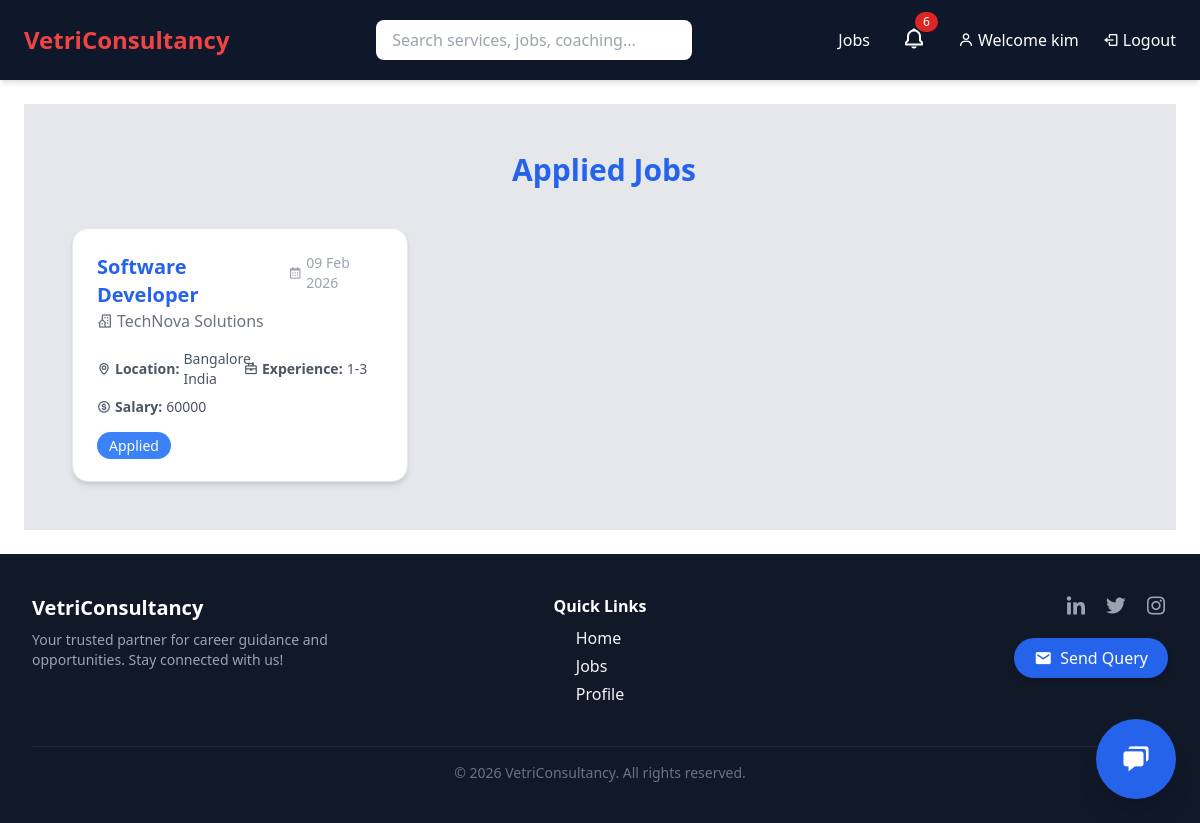
/applied-jobs/ (signed in), run on the app's committed database.
### VCS/models.py (models this page shows, shortened)
class JobApplication(models.Model):
    STATUS_CHOICES = [
        ('APPLIED', 'Applied'),
        ('VIEWED', 'Viewed by Recruiter'),
        ('WAITING', 'Waiting for Recruiter Action'),
        ('REJECTED', 'Rejected'),
        ('HIRED', 'Hired'),
    ]
    user = models.ForeignKey(User, on_delete=models.CASCADE)
    job = models.ForeignKey(Job, on_delete=models.CASCADE)
    applied_at = models.DateTimeField(auto_now_add=True)
    status = models.CharField(max_length=20, choices=STATUS_CHOICES, default='APPLIED')
    updated_at = models.DateTimeField(auto_now=True)
    resume = models.FileField(upload_to='resumes/', blank=True, null=True)
    class Meta:
        unique_together = ('user', 'job')

class Job(models.Model):
    EXPERIENCE_CHOICES = [
        ('FRESHER', 'Fresher'),
        ('1-3', '1–3 Years'),
        ('3-5', '3–5 Years'),
        ('5+', '5+ Years'),
    ]
    company_name = models.CharField(max_length=200, db_index=True)
    job_title = models.CharField(max_length=200, db_index=True)
    location = models.CharField(max_length=100, db_index=True)
    experience = models.CharField(
        max_length=10,
        choices=EXPERIENCE_CHOICES,
        db_index=True
    )
    salary_range = models.IntegerField(help_text="Monthly salary", db_index=True)
    is_remote = models.BooleanField(default=False)
    eligibility = models.TextField()
    job_description = models.TextField()
    posted_at = models.DateTimeField(auto_now_add=True, db_index=True)
    saved_by = models.ManyToManyField(User, blank=True, related_name='saved_jobs')
    applied_by = models.ManyToManyField(User, through='JobApplication', related_name='applied_jobs')
    class Meta:
        indexes = [
            models.Index(fields=['job_title']),
            models.Index(fields=['location']),
            models.Index(fields=['experience']),
            models.Index(fields=['salary_range']),
        ]

### VCS/views.py (the view)
# urls.py: path('applied-jobs/', applied_jobs, name='applied_jobs'),
@login_required
def applied_jobs(request):
    applications = JobApplication.objects.filter(user=request.user).select_related('job').order_by('-applied_at')
    return render(request, 'applied_jobs.html', {'applications': applications})

### VCS/context_processors.py (called while the page is built)
def notification_count(request):
    if request.user.is_authenticated:
        unread_count = Notification.objects.filter(
            user=request.user,
            is_read=False
        ).count()
        latest_notifications = Notification.objects.filter(
            user=request.user
        ).order_by('-created_at')[:5]
    else:
        unread_count = 0
        latest_notifications = []
    return {
        'notification_count': unread_count,
        'latest_notifications': latest_notifications,
    }

### VCS/templates/applied_jobs.html (shortened to what this page needs)
{% extends 'base.html' %}
{% block content %}
<link href="https://unpkg.com/boxicons@2.1.4/css/boxicons.min.css" rel="stylesheet">
<div class="px-4 sm:px-6 lg:px-12 py-12 bg-gray-200">
    <h1 class="text-3xl font-bold mb-10 text-center text-blue-600 flex items-center justify-center gap-2">
         Applied Jobs
    </h1>
    {% if applications %}
    <div class="max-w-7xl mx-auto grid gap-6 sm:grid-cols-1 md:grid-cols-2 lg:grid-cols-3">
        {% for app in applications %}
        <a href="{% url 'application_tracker' app.id %}" class="block group">
            <div class="bg-white border rounded-2xl p-6 shadow-md hover:shadow-xl
                        transition-transform transform hover:-translate-y-1 hover:scale-102
                        hover:bg-indigo-50 cursor-pointer h-full flex flex-col justify-between">
                <div class="flex justify-between items-start">
                    <div>
                        <h2 class="text-xl font-semibold text-blue-600 group-hover:text-indigo-600 transition">
                            {{ app.job.job_title }}
                        </h2>
                        <p class="text-gray-500 flex items-center gap-1">
                            <i class='bx bx-building-house'></i> {{ app.job.company_name }}
                        </p>
                    </div>
                    <span class="text-sm text-gray-400 flex items-center gap-1">
                        <i class='bx bx-calendar'></i> {{ app.applied_at|date:"d M Y" }}
                    </span>
                </div>
                <div class="grid md:grid-cols-2 gap-2 mt-4 text-sm text-gray-600">
                    <p class="flex items-center gap-1"><i class='bx bx-map'></i> <strong>Location:</strong> {{ app.job.location }}</p>
                    <p class="flex items-center gap-1"><i class='bx bx-briefcase'></i> <strong>Experience:</strong> {{ app.job.experience }}</p>
                    <p class="flex items-center gap-1"><i class='bx bx-dollar-circle'></i> <strong>Salary:</strong> {{ app.job.salary_range }}</p>
                </div>
                <div class="mt-4">
                    <span class="
                        px-3 py-1 rounded-full text-white text-sm font-medium
                        {% if app.status == 'APPLIED' %} bg-blue-500
                        {% elif app.status == 'VIEWED' %} bg-yellow-500
                        {% elif app.status == 'WAITING' %} bg-purple-500
                        {% elif app.status == 'REJECTED' %} bg-red-500
                        {% elif app.status == 'HIRED' %} bg-green-500
                        {% endif %}">
                        {{ app.get_status_display }}
                    </span>
                </div>
            </div>
        </a>
        {% endfor %}
    </div>
    {% else %}
    <p class="text-center text-gray-500 mt-10 flex items-center justify-center gap-2">
        <i class='bx bx-info-circle text-lg'></i> You haven’t applied to any jobs yet.
    </p>
    {% endif %}
</div>
{% endblock %}

### VCS/templates/base.html (shortened to what this page needs)
<!DOCTYPE html>
<html lang="en" x-data="{ open: false, openQuery:false }">
<head>
    <script src="https://cdn.tailwindcss.com"></script>
    <link href="https://unpkg.com/boxicons@2.1.4/css/boxicons.min.css" rel="stylesheet">
    <link href="https://cdn.jsdelivr.net/npm/fullcalendar@6.1.11/index.global.min.css" rel="stylesheet">
</head>
<body class="flex flex-col min-h-screen">
    <header class="bg-slate-900 text-white px-6 py-4 flex flex-col md:flex-row md:items-center md:justify-between shadow-md">
    <div class="flex justify-between items-center w-full md:w-auto">
        <a href="/" class="text-2xl font-bold text-red-500 hover:text-red-600 transition-colors duration-200">
            VetriConsultancy
        </a>
    </div>
    <div :class="{'block': open, 'hidden': !open}" class="w-full mt-4 md:mt-0 md:flex md:items-center md:justify-between">
        <form action="/search/" method="get" class="w-full md:w-1/3 mx-auto mb-3 md:mb-0">
            <input type="text" name="q"
                   placeholder="Search services, jobs, coaching..."
                   class="w-full px-4 py-2 rounded-lg text-black focus:outline-none focus:ring-2 focus:ring-blue-500 transition shadow-sm">
        </form>
        <nav class="flex flex-col md:flex-row md:items-center space-y-2 md:space-y-0 md:space-x-6 text-sm md:text-base">
            <a href="/jobs/" class="hover:text-blue-400 transition duration-200">Jobs</a>
            {% if user.is_authenticated %}
            <div class="relative" id="notification-container">
                <button onclick="toggleNotifications()" class="relative text-2xl p-2 rounded hover:bg-slate-800 transition focus:outline-none">
                    <i class='bx bx-bell'></i>
                    {% if notification_count > 0 %}
                    <span class="absolute -top-1 -right-1 bg-red-600 text-white text-xs px-2 py-0.5 rounded-full">
                        {{ notification_count }}
                    </span>
                    {% endif %}
                </button>
            </div>
            {% if user.is_superuser or user.is_staff %}
            <a href="{% url 'admin_dashboard' %}" class="flex items-center gap-1 hover:text-yellow-400 transition duration-200">
                <i class='bx bx-tachometer'></i> Dashboard
            </a>
            {% else %}
            <a href="{% url 'profile' %}" class="flex items-center gap-1 hover:text-blue-400 transition duration-200">
                <i class='bx bx-user'></i> Welcome {{ user.username }}
            </a>
            {% endif %}
            <form method="post" action="{% url 'logout' %}" class="inline">
                <button type="submit" class="flex items-center gap-1 hover:text-red-400 transition duration-200">
                    <i class='bx bx-log-out'></i> Logout
                </button>
            </form>
            {% endif %}
        </nav>
    </div>
</header>
<main class="flex-grow px-4 md:px-6 py-6">
    {% block content %}{% endblock %}
</main>
<footer class="bg-gray-900 text-gray-100 py-10">
    <div class="max-w-7xl mx-auto px-4 sm:px-6 lg:px-8">
        <div class="grid grid-cols-1 sm:grid-cols-3 gap-8">
            <div class="flex flex-col items-center sm:items-start text-center sm:text-left">
                <h2 class="text-xl font-bold text-white mb-2">VetriConsultancy</h2>
                <p class="text-gray-400 text-sm">
                    Your trusted partner for career guidance and opportunities.
                    Stay connected with us!
                </p>
            </div>
            <div class="flex flex-col items-center">
                <h3 class="text-white font-semibold mb-2">Quick Links</h3>
                <ul class="space-y-1">
                    {% if user.is_superuser %}
                    <li><a href="/" class="hover:text-blue-500 transition-colors duration-200">Home</a></li>
                    <li><a href="/jobs" class="hover:text-blue-500 transition-colors duration-200">Jobs</a></li>
                    {% else %}
                    <li><a href="/" class="hover:text-blue-500 transition-colors duration-200">Home</a></li>
                    <li><a href="/jobs" class="hover:text-blue-500 transition-colors duration-200">Jobs</a></li>
                    <li><a href="/profile" class="hover:text-blue-500 transition-colors duration-200">Profile</a></li>
                    {% endif %}
                </ul>
            </div>
            <div class="flex flex-col items-center sm:items-end text-center sm:text-right space-y-4">
                <div class="flex space-x-4 justify-center sm:justify-end">
                    <a href="#" class="text-gray-400 hover:text-blue-600 transition-colors duration-200">
                        <i class='bx bxl-linkedin text-2xl'></i>
                    </a>
                    <a href="#" class="text-gray-400 hover:text-sky-400 transition-colors duration-200">
                        <i class='bx bxl-twitter text-2xl'></i>
                    </a>
                    <a href="#" class="text-gray-400 hover:text-pink-500 transition-colors duration-200">
                        <i class='bx bxl-instagram text-2xl'></i>
                    </a>
                </div>
                {% if user.is_authenticated and not user.is_superuser and not user.is_staff %}
                <button @click="openQuery=true"
                        class="bg-blue-600 hover:bg-blue-700 text-white px-5 py-2 rounded-full flex items-center gap-2 shadow-md hover:shadow-xl transition-all duration-300 transform hover:-translate-y-1 hover:scale-105">
                    <i class='bx bxs-envelope text-lg'></i>
                    <span class="font-medium">Send Query</span>
                </button>
                {% endif %}
            </div>
        </div>
        <div class="mt-10 border-t border-gray-800 pt-4 text-center text-gray-500 text-sm">
            © 2026 VetriConsultancy. All rights reserved.
        </div>
    </div>
</footer>
{% if user.is_authenticated and not user.is_superuser and not user.is_staff %}
<div x-data="{ openChat: false }" class="fixed bottom-6 right-6 z-50">
    <button @click="openChat = true"
        class="fixed bottom-6 right-6 w-16 h-16 sm:w-20 sm:h-20 bg-blue-600 hover:bg-blue-700 text-white rounded-full shadow-xl flex items-center justify-center transition-all duration-300 transform hover:scale-110 hover:rotate-12 animate-bounce">
    <i class='bx bxs-chat text-2xl sm:text-3xl'></i>
    </button>
</div>
{% endif %}
</body>
</html>

### data on the page
JobApplication: job.job_title "Software Developer", job.company_name "TechNova Solutions", applied_at "09 Feb 2026", job.location "Bangalore, India", job.experience "1-3", job.salary_range "60000", status "Applied"

### other printed values
{{ notification_count }} "6"
{{ user.username }} "kim"
